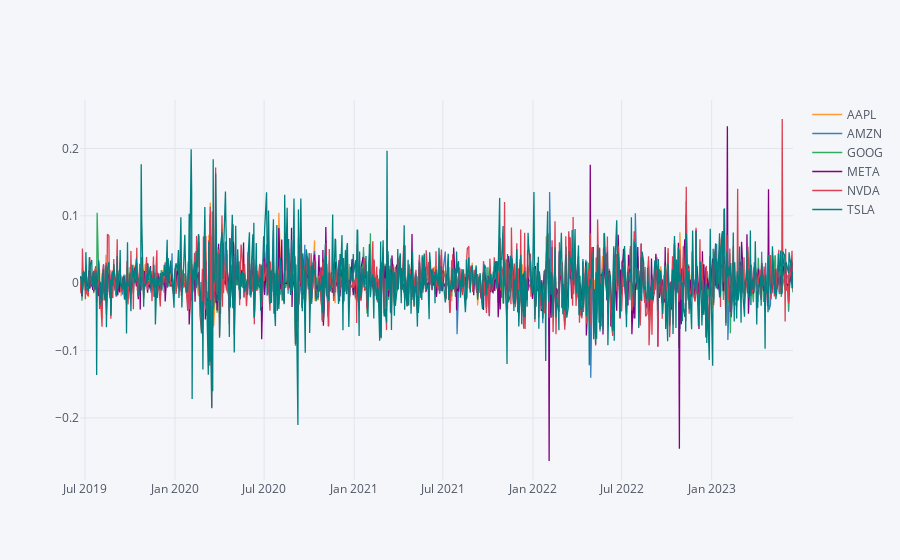

Notebook code cell kept with this figure:
### Code cell
daily_returns.iplot()

### Figure 1 — Plotly figure (JSON) as saved in the notebook; plotly's stock layout.template omitted (floating-point values rounded to 4 significant figures; data arrays with more than 128 entries replaced by an {"elided": "..."} marker saying what was removed)
{"data": [{"line": {"color": "rgba(255, 153, 51, 1.0)", "dash": "solid", "shape": "linear", "width": 1.3}, "mode": "lines", "name": "AAPL", "text": "", "type": "scatter", "x": {"elided": "1005 str values"}, "y": {"elided": "1005 float values"}}, {"line": {"color": "rgba(55, 128, 191, 1.0)", "dash": "solid", "shape": "linear", "width": 1.3}, "mode": "lines", "name": "AMZN", "text": "", "type": "scatter", "x": {"elided": "1005 str values"}, "y": {"elided": "1005 float values"}}, {"line": {"color": "rgba(50, 171, 96, 1.0)", "dash": "solid", "shape": "linear", "width": 1.3}, "mode": "lines", "name": "GOOG", "text": "", "type": "scatter", "x": {"elided": "1005 str values"}, "y": {"elided": "1005 float values"}}, {"line": {"color": "rgba(128, 0, 128, 1.0)", "dash": "solid", "shape": "linear", "width": 1.3}, "mode": "lines", "name": "META", "text": "", "type": "scatter", "x": {"elided": "1005 str values"}, "y": {"elided": "1005 float values"}}, {"line": {"color": "rgba(219, 64, 82, 1.0)", "dash": "solid", "shape": "linear", "width": 1.3}, "mode": "lines", "name": "NVDA", "text": "", "type": "scatter", "x": {"elided": "1005 str values"}, "y": {"elided": "1005 float values"}}, {"line": {"color": "rgba(0, 128, 128, 1.0)", "dash": "solid", "shape": "linear", "width": 1.3}, "mode": "lines", "name": "TSLA", "text": "", "type": "scatter", "x": {"elided": "1005 str values"}, "y": {"elided": "1005 float values"}}], "layout": {"legend": {"bgcolor": "#F5F6F9", "font": {"color": "#4D5663"}}, "paper_bgcolor": "#F5F6F9", "plot_bgcolor": "#F5F6F9", "title": {"font": {"color": "#4D5663"}}, "xaxis": {"gridcolor": "#E1E5ED", "showgrid": true, "tickfont": {"color": "#4D5663"}, "title": {"font": {"color": "#4D5663"}, "text": ""}, "zerolinecolor": "#E1E5ED"}, "yaxis": {"gridcolor": "#E1E5ED", "showgrid": true, "tickfont": {"color": "#4D5663"}, "title": {"font": {"color": "#4D5663"}, "text": ""}, "zerolinecolor": "#E1E5ED"}}}
